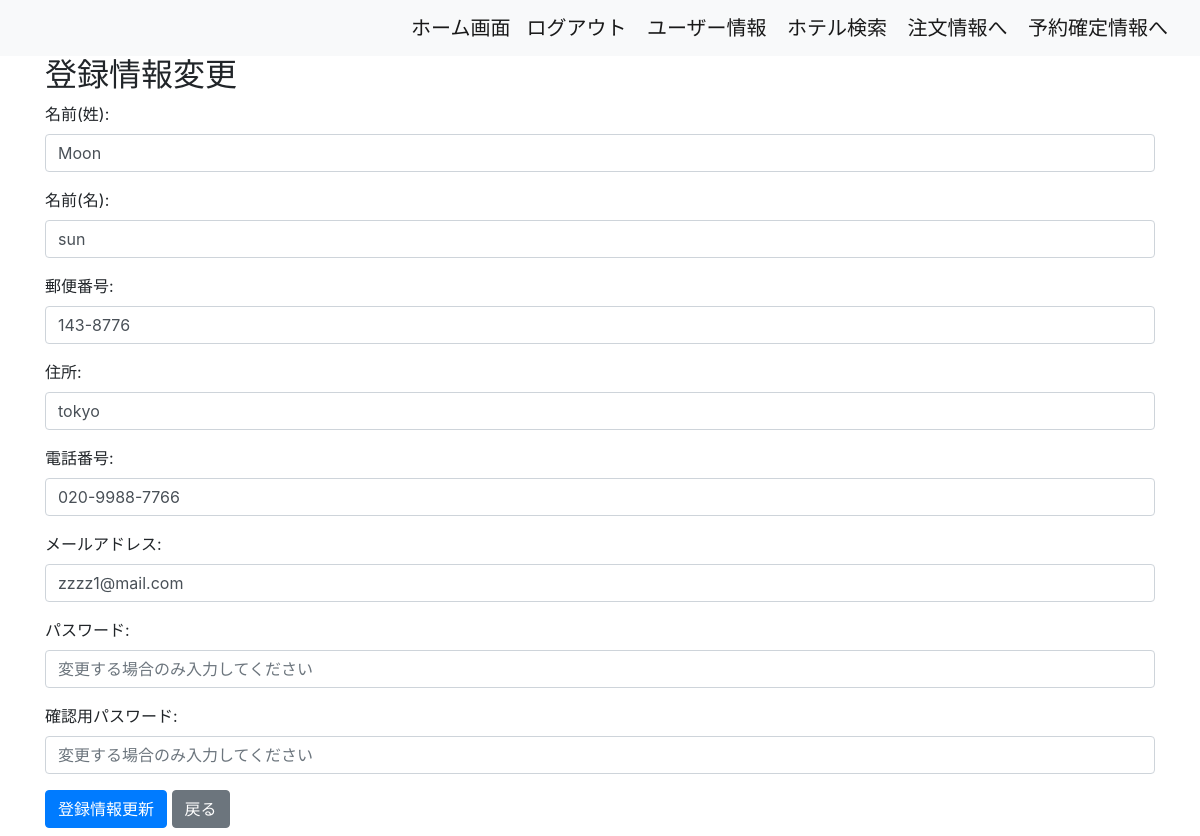
Before: /accounts/update_us_info/ (signed in) with the older database file.
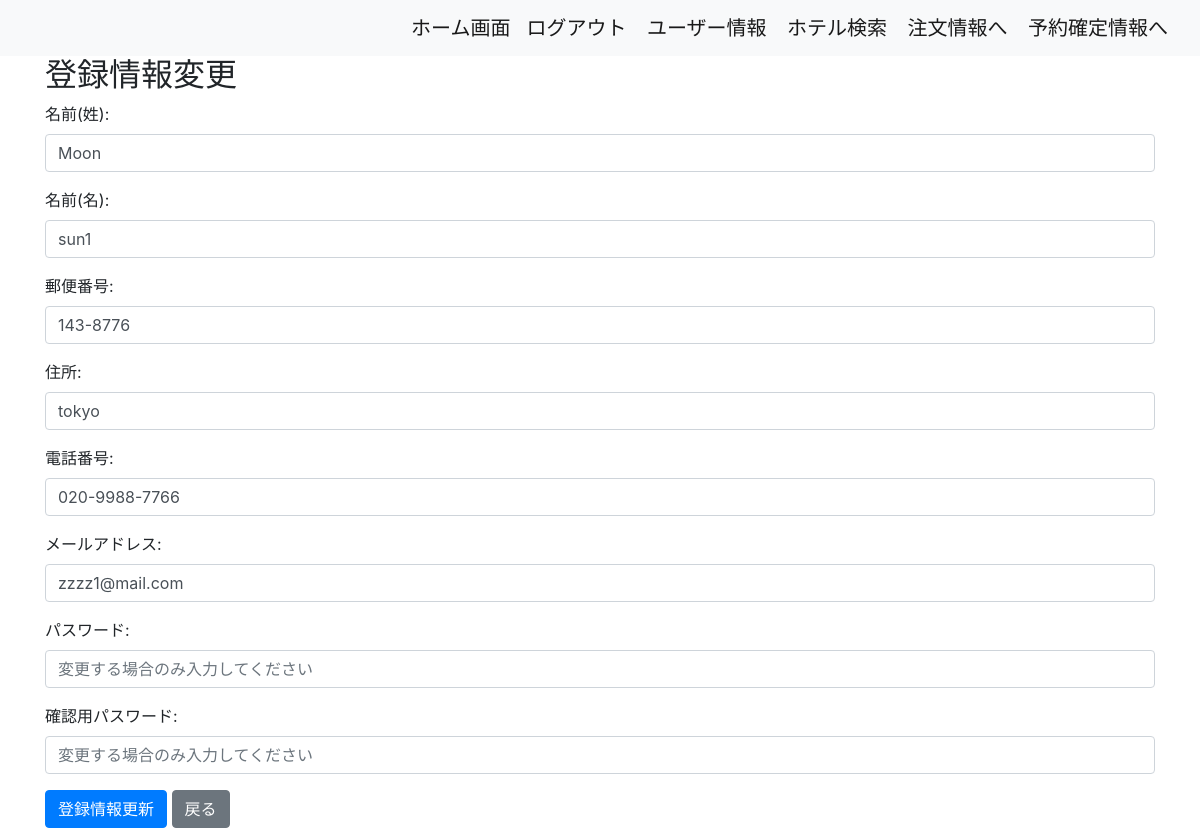
After: the same page with the newer database file.
### accounts/models.py (models this page shows, shortened)
class Users(AbstractBaseUser, PermissionsMixin):
    username = models.CharField(max_length=100)
    email = models.EmailField(max_length=200, unique=True)
    is_active = models.BooleanField(default=True)
    is_staff = models.BooleanField(default=False)
    first_name = models.CharField(max_length=30, blank=True, null=True)
    last_name = models.CharField(max_length=30, blank=True, null=True)
    zip_code = models.CharField(max_length=10, blank=True, null=True)
    address = models.CharField(max_length=255, blank=True, null=True)
    phone_number = models.CharField(max_length=20, blank=True, null=True)
    USERNAME_FIELD = 'email'
    REQUIRED_FIELDS = ['username']
    objects = UserManager()

### accounts/views.py (the view, shortened to what this page needs)
# urls.py: path('update_us_info/', UpdateUserInfoView.as_view(), name='update_us_info'),
class UpdateUserInfoView(LoginRequiredMixin, UpdateView):
    model = User
    form_class = UserInfoForm
    template_name = 'update_us_info.html'
    success_url = reverse_lazy('accounts:us_info')
    def get_object(self, queryset=None):
        return self.request.user

### templates/update_us_info.html (shortened to what this page needs)
{% extends 'base.html' %}
{% block content %}
<div class="container">
    <h2>登録情報変更</h2>
    <form method="post">
        {% for field in form %}
            <div class="form-group">
                {{ field.label_tag }}
                {{ field }}
            </div>
        {% endfor%}
        <div class="row mt-3">
            <div class="col-md-6 mb-2">
                <button type="submit" class="btn btn-primary">登録情報更新</button>
                <a href="{% url 'accounts:us_info' %}" class="btn btn-secondary">戻る</a>
            </div>
        </div>
    </form>
</div>
{% endblock %}

Changed rows visible on the page:
changed Users "Moon": first_name "sun" → "sun1"
